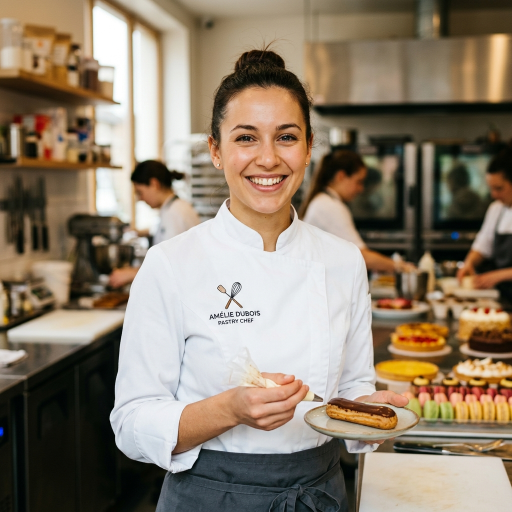
#> input picture src/assets/images/chef_emily.jpg, 1024 x 1024 px (shown at 1/2 size)
$ python generate_icons.py src/assets/images/chef_emily.jpg
#> lines starting #> are read from the running program, lines starting #| are printed output that depends on the picture
#!/usr/bin/env python3
import os
import sys

print("--- Floura Standalone Tauri v2 Icon Generator ---")

try:
    from PIL import Image
except ImportError:
    print("\nError: The 'Pillow' library is required to run this script.")
    print("Please install it by running:")
    print("    pip3 install Pillow")
    print("or:")
    print("    python3 -m pip install Pillow")
    sys.exit(1)

def resize_and_save(img, size, dest_path):
    """Resize image to a square size and save to dest_path."""
    os.makedirs(os.path.dirname(dest_path), exist_ok=True)
    resized = img.resize((size, size), Image.Resampling.LANCZOS)
    # Ensure it is saved as RGBA PNG for Tauri requirements
    resized = resized.convert("RGBA")
    resized.save(dest_path, "PNG")
    print(f"Generated: {dest_path} ({size}x{size})")

def main():
    # Detect the source image
    possible_sources = [
        "src/assets/images/floura_logo.png",
        "src/assets/images/floura_logo.jpg",
        "favicon.png",
        "public/favicon.png"
    ]

    source_path = None
    for src in possible_sources:
        if os.path.exists(src):
            source_path = src
            break

    if len(sys.argv) > 1:
        source_path = sys.argv[1]

    if not source_path or not os.path.exists(source_path):
        print("\nError: Source image not found.")
        print("Please provide the path to your high-resolution PNG/JPG logo:")
        print("    python3 generate_icons.py path/to/your/logo.png")
        sys.exit(1)

    print(f"Using source image: {source_path}")

    try:
        img = Image.open(source_path)
#> img is the input picture: PIL image 1024x1024 RGB; mean R, G, B 141.7, 127.2, 109.2
    except Exception as e:
        print(f"Error opening source image: {e}")
        sys.exit(1)

    # Ensure image is square or pad it, and make sure it has alpha channel if PNG
    if img.width != img.height:
        print(f"Warning: Source image is not square ({img.width}x{img.height}). Padding to square...")
        size = max(img.width, img.height)
        new_img = Image.new("RGBA" if img.mode == "RGBA" else "RGB", (size, size), (255, 255, 255, 0) if img.mode == "RGBA" else (255, 255, 255))
        new_img.paste(img, ((size - img.width) // 2, (size - img.height) // 2))
        img = new_img

    # Define all standard Tauri v2 PNG sizes
    png_sizes = {
        "src-tauri/icons/32x32.png": 32,
        "src-tauri/icons/64x64.png": 64,
        "src-tauri/icons/128x128.png": 128,
        "src-tauri/icons/128x128@2x.png": 256,
        "src-tauri/icons/icon.png": 512,

        # Windows Appx Store sizes
        "src-tauri/icons/StoreLogo.png": 50,
        "src-tauri/icons/Square30x30Logo.png": 30,
        "src-tauri/icons/Square44x44Logo.png": 44,
        "src-tauri/icons/Square71x71Logo.png": 71,
        "src-tauri/icons/Square89x89Logo.png": 89,
        "src-tauri/icons/Square107x107Logo.png": 107,
        "src-tauri/icons/Square142x142Logo.png": 142,
        "src-tauri/icons/Square150x150Logo.png": 150,
        "src-tauri/icons/Square284x284Logo.png": 284,
        "src-tauri/icons/Square310x310Logo.png": 310,
    }

    # Define iOS sizes
    ios_sizes = {
        "src-tauri/icons/ios/AppIcon-20x20@1x.png": 20,
        "src-tauri/icons/ios/AppIcon-20x20@2x.png": 40,
        "src-tauri/icons/ios/AppIcon-20x20@2x-1.png": 40,
        "src-tauri/icons/ios/AppIcon-20x20@3x.png": 60,
        "src-tauri/icons/ios/AppIcon-29x29@1x.png": 29,
        "src-tauri/icons/ios/AppIcon-29x29@2x.png": 58,
        "src-tauri/icons/ios/AppIcon-29x29@2x-1.png": 58,
        "src-tauri/icons/ios/AppIcon-29x29@3x.png": 87,
        "src-tauri/icons/ios/AppIcon-40x40@1x.png": 40,
        "src-tauri/icons/ios/AppIcon-40x40@2x.png": 80,
        "src-tauri/icons/ios/AppIcon-40x40@2x-1.png": 80,
        "src-tauri/icons/ios/AppIcon-40x40@3x.png": 120,
        "src-tauri/icons/ios/AppIcon-60x60@2x.png": 120,
        "src-tauri/icons/ios/AppIcon-60x60@3x.png": 180,
        "src-tauri/icons/ios/AppIcon-76x76@1x.png": 76,
        "src-tauri/icons/ios/AppIcon-76x76@2x.png": 152,
        "src-tauri/icons/ios/AppIcon-83.5x83.5@2x.png": 167,
        "src-tauri/icons/ios/AppIcon-512@2x.png": 1024,
    }

    # Define Android sizes
    android_sizes = {
        "src-tauri/icons/android/mipmap-mdpi/ic_launcher.png": 48,
        "src-tauri/icons/android/mipmap-mdpi/ic_launcher_round.png": 48,
        "src-tauri/icons/android/mipmap-mdpi/ic_launcher_foreground.png": 108,

        "src-tauri/icons/android/mipmap-hdpi/ic_launcher.png": 72,
        "src-tauri/icons/android/mipmap-hdpi/ic_launcher_round.png": 72,
        "src-tauri/icons/android/mipmap-hdpi/ic_launcher_foreground.png": 162,

        "src-tauri/icons/android/mipmap-xhdpi/ic_launcher.png": 96,
        "src-tauri/icons/android/mipmap-xhdpi/ic_launcher_round.png": 96,
        "src-tauri/icons/android/mipmap-xhdpi/ic_launcher_foreground.png": 216,

        "src-tauri/icons/android/mipmap-xxhdpi/ic_launcher.png": 144,
        "src-tauri/icons/android/mipmap-xxhdpi/ic_launcher_round.png": 144,
        "src-tauri/icons/android/mipmap-xxhdpi/ic_launcher_foreground.png": 324,

        "src-tauri/icons/android/mipmap-xxxhdpi/ic_launcher.png": 192,
        "src-tauri/icons/android/mipmap-xxxhdpi/ic_launcher_round.png": 192,
        "src-tauri/icons/android/mipmap-xxxhdpi/ic_launcher_foreground.png": 432,
    }

    print("\n1. Generating PNG files...")
    all_png_sizes = {**png_sizes, **ios_sizes, **android_sizes}
    for path, size in all_png_sizes.items():
        resize_and_save(img, size, path)
#> this loop made 48 passes
#> pass 1, in resize_and_save, `resized = img.resize((size, size), Image.Resampling.LANCZOS)`:
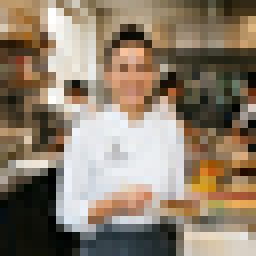
#> resized: PIL image 32x32 RGB (shown 8 times larger); mean R, G, B 141.8, 127.3, 109.3
#> pass 2, in resize_and_save (call 2), `resized = img.resize((size, size), Image.Resampling.LANCZOS)`:
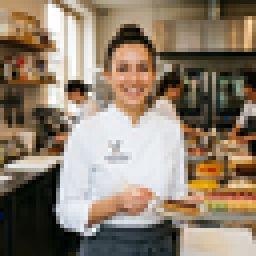
#> resized: PIL image 64x64 RGB (shown 4 times larger); mean R, G, B 141.7, 127.2, 109.2

    # 2. Generate Windows ICO file
    print("\n2. Generating Windows ICO bundle...")
    ico_path = "src-tauri/icons/icon.ico"
    ico_sizes = [16, 24, 32, 48, 64, 256]
    ico_imgs = []
    # Convert image to RGBA for proper transparency support in ICO
    rgba_img = img.convert("RGBA")
    for size in ico_sizes:
        ico_imgs.append(rgba_img.resize((size, size), Image.Resampling.LANCZOS))
#> after the loop, ico_imgs = 6 items

    # Save the multi-resolution ICO file
    os.makedirs(os.path.dirname(ico_path), exist_ok=True)
    ico_imgs[0].save(ico_path, format="ICO", sizes=[(s, s) for s in ico_sizes])
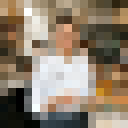
#> saved as icon.ico: PIL image 16x16 RGBA (shown 8 times larger); mean R, G, B, A 141.9, 127.2, 109.2, 255
    print(f"Generated: {ico_path} with sizes {ico_sizes}")

    # 3. Generate macOS ICNS file
    print("\n3. Generating macOS ICNS bundle...")
    icns_path = "src-tauri/icons/icon.icns"
    icns_sizes = [16, 32, 64, 128, 256, 512, 1024]
    icns_imgs = []
    for size in icns_sizes:
        icns_imgs.append(rgba_img.resize((size, size), Image.Resampling.LANCZOS))
#> after the loop, icns_imgs = 7 items

    # Save the multi-resolution ICNS file
    icns_imgs[0].save(icns_path, format="ICNS", sizes=[(s, s) for s in icns_sizes])
    print(f"Generated: {icns_path} with sizes {icns_sizes}")

    print("\n✅ Success! All Tauri v2 icons generated successfully without corruption.")

if __name__ == "__main__":
    main()

$ run again, on src/assets/images/chef_james.jpg
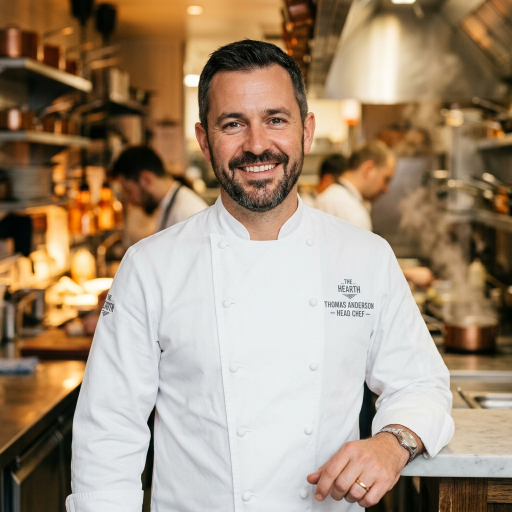
#> input picture src/assets/images/chef_james.jpg, 1024 x 1024 px (shown at 1/2 size)
#> in main, img is the input picture: PIL image 1024x1024 RGB; mean R, G, B 164.1, 142.9, 120.7
#> the loop in main, `for path, size in all_png_sizes.items():` made 48 passes
#> pass 2, in resize_and_save (call 2), `resized = img.resize((size, size), Image.Resampling.LANCZOS)`:
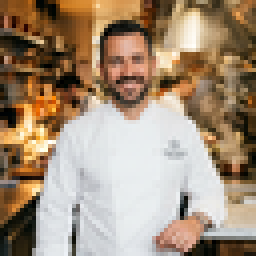
#> resized: PIL image 64x64 RGB (shown 4 times larger); mean R, G, B 164.1, 142.9, 120.7
#> after the loop in main, `for size in ico_sizes:`: ico_imgs = 6 items
#> in main, `ico_imgs[0].save(ico_path, format="ICO", sizes=[(s, s) for s in ico_si..`:
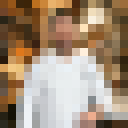
#> saved as icon.ico: PIL image 16x16 RGBA (shown 8 times larger); mean R, G, B, A 164.2, 142.9, 120.7, 255
#> after the loop in main, `for size in icns_sizes:`: icns_imgs = 7 items

$ run again, on src/assets/images/chef_michael.jpg
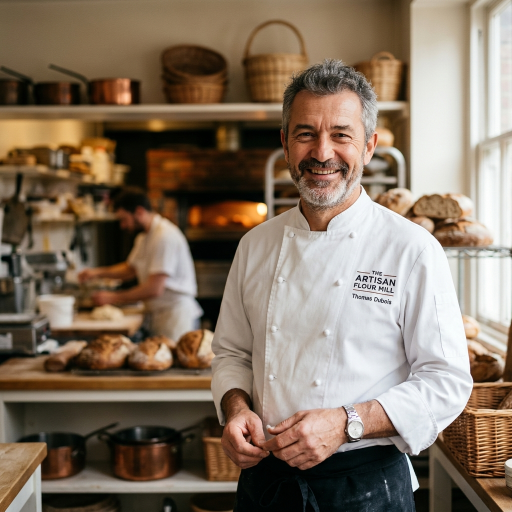
#> input picture src/assets/images/chef_michael.jpg, 1024 x 1024 px (shown at 1/2 size)
#> in main, img is the input picture: PIL image 1024x1024 RGB; mean R, G, B 132.9, 115.7, 98.7
#> the loop in main, `for path, size in all_png_sizes.items():` made 48 passes
#> pass 2, in resize_and_save (call 2), `resized = img.resize((size, size), Image.Resampling.LANCZOS)`:
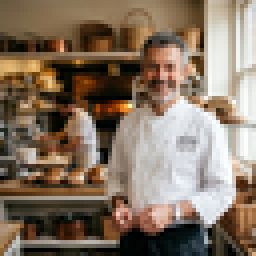
#> resized: PIL image 64x64 RGB (shown 4 times larger); mean R, G, B 132.9, 115.8, 98.7
#> after the loop in main, `for size in ico_sizes:`: ico_imgs = 6 items
#> in main, `ico_imgs[0].save(ico_path, format="ICO", sizes=[(s, s) for s in ico_si..`:
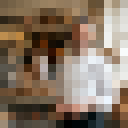
#> saved as icon.ico: PIL image 16x16 RGBA (shown 8 times larger); mean R, G, B, A 133.2, 115.9, 98.9, 255
#> after the loop in main, `for size in icns_sizes:`: icns_imgs = 7 items

$ run again, on src/assets/images/chef_sarah.jpg
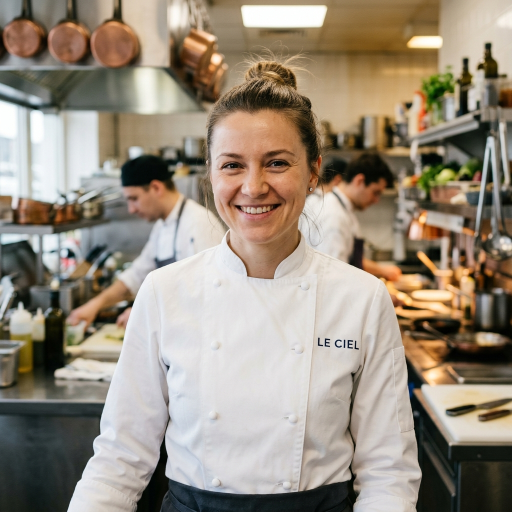
#> input picture src/assets/images/chef_sarah.jpg, 1024 x 1024 px (shown at 1/2 size)
#> in main, img is the input picture: PIL image 1024x1024 RGB; mean R, G, B 152.7, 141.1, 126.2
#> the loop in main, `for path, size in all_png_sizes.items():` made 48 passes
#> pass 2, in resize_and_save (call 2), `resized = img.resize((size, size), Image.Resampling.LANCZOS)`:
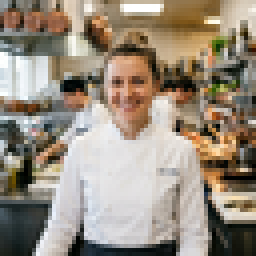
#> resized: PIL image 64x64 RGB (shown 4 times larger); mean R, G, B 152.8, 141.1, 126.2
#> after the loop in main, `for size in ico_sizes:`: ico_imgs = 6 items
#> in main, `ico_imgs[0].save(ico_path, format="ICO", sizes=[(s, s) for s in ico_si..`:
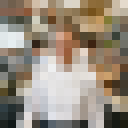
#> saved as icon.ico: PIL image 16x16 RGBA (shown 8 times larger); mean R, G, B, A 152.9, 141.2, 126.2, 255
#> after the loop in main, `for size in icns_sizes:`: icns_imgs = 7 items
